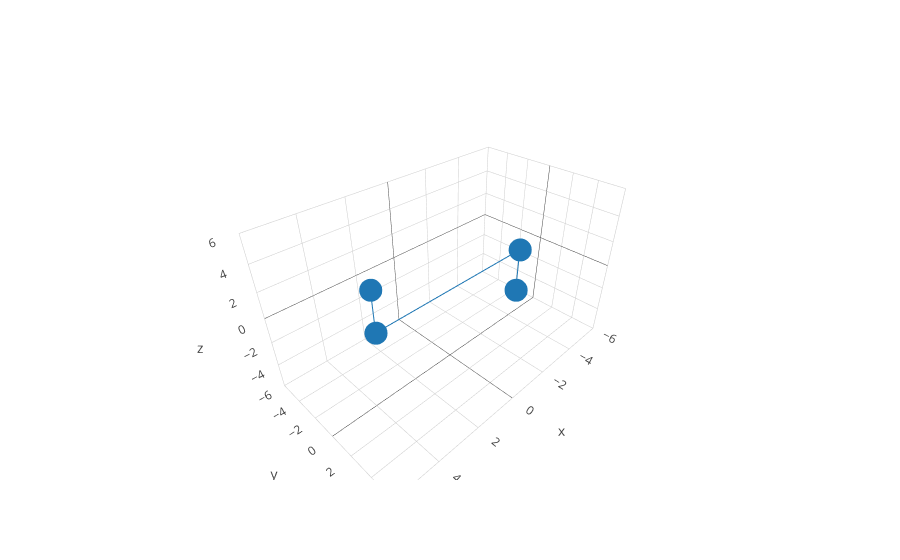

The cell this chart's notebook holds for it:
### Code cell
orientation = [pi/3, pi/3, 2*pi/3]
max_joint_vel = [2,1,1]

data = measure.vel_mani(robot1, orientation, max_joint_vel)
m = graphics.plot(data)
m.show()
print(data)

### Figure 1 — Plotly figure (JSON) as saved in the notebook; plotly's stock layout.template omitted (floating-point values rounded to 4 significant figures)
{"data": [{"type": "scatter3d", "uid": "37a912d9-6d17-413a-8301-4420c3101cef", "x": [3.0, 3.0, 3.0, 3.0, -3.0, -3.0, -3.0, -3.0], "y": [-1.732, -1.732, -1.732, -1.732, 1.732, 1.732, 1.732, 1.732], "z": [1.732, 1.732, -1.732, -1.732, 1.732, 1.732, -1.732, -1.732]}], "layout": {"scene": {"xaxis": {"range": [-6, 6]}, "yaxis": {"range": [-6, 6]}, "zaxis": {"range": [-6, 6]}}}}
